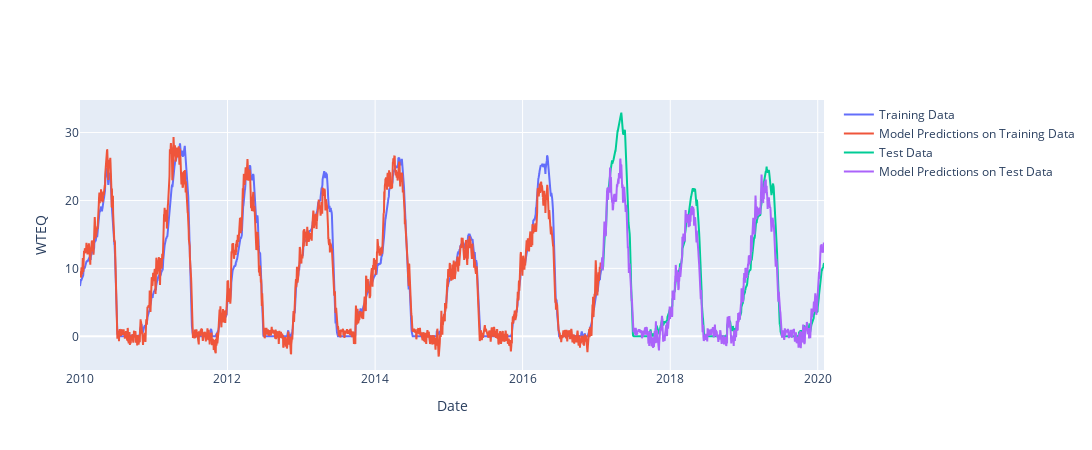

The notebook cell saved with this chart:
### Code cell
apple.train_test_fig

### Figure 1 — Plotly figure (JSON) as saved in the notebook; plotly's stock layout.template omitted (floating-point values rounded to 4 significant figures; data arrays with more than 128 entries replaced by an {"elided": "..."} marker saying what was removed)
{"data": [{"mode": "lines", "name": "Training Data", "type": "scatter", "x": {"elided": "2573 str values"}, "y": {"elided": "2573 float values"}}, {"mode": "lines", "name": "Model Predictions on Training Data", "type": "scatter", "x": {"elided": "2573 str values"}, "y": {"elided": "2573 float values"}}, {"mode": "lines", "name": "Test Data", "type": "scatter", "x": {"elided": "1103 str values"}, "y": {"elided": "1103 float values"}}, {"mode": "lines", "name": "Model Predictions on Test Data", "type": "scatter", "x": {"elided": "1103 str values"}, "y": {"elided": "1103 float values"}}], "layout": {"height": 450, "showlegend": true, "width": 1200, "xaxis": {"title": {"text": "Date"}}, "yaxis": {"title": {"text": "WTEQ"}}}}
